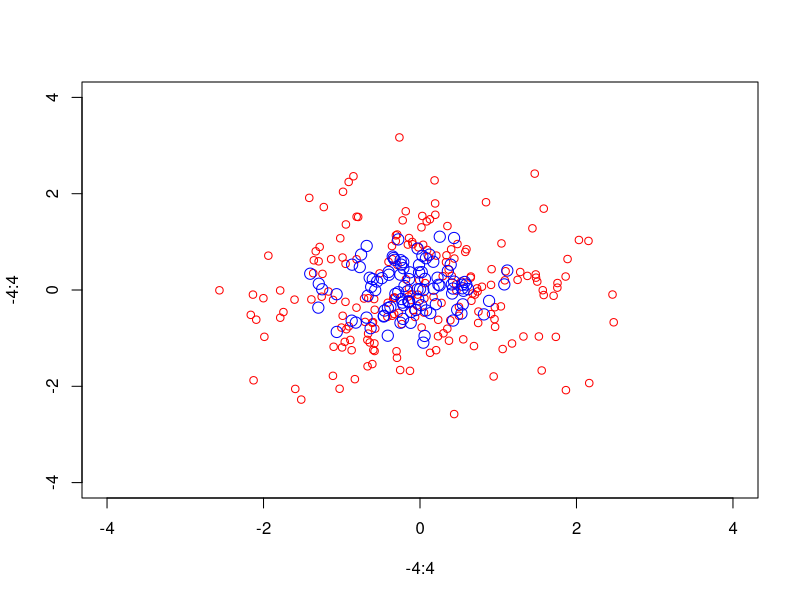
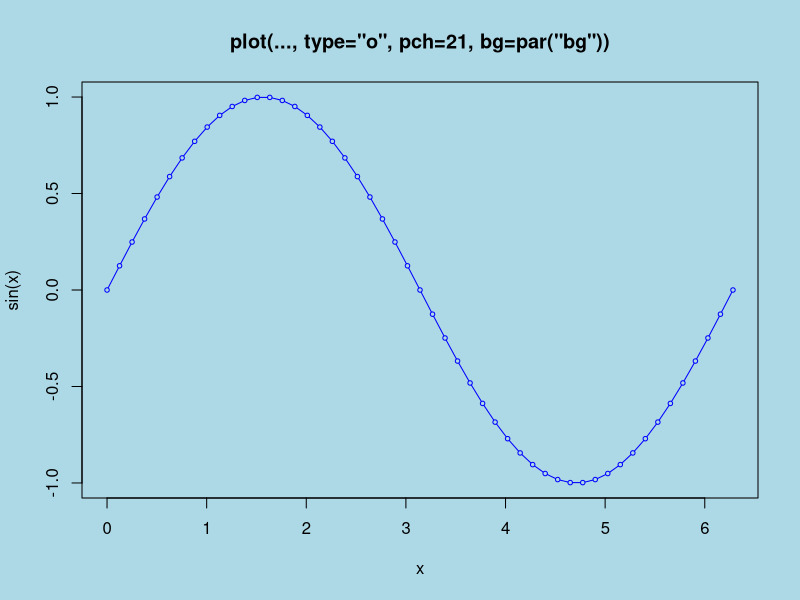
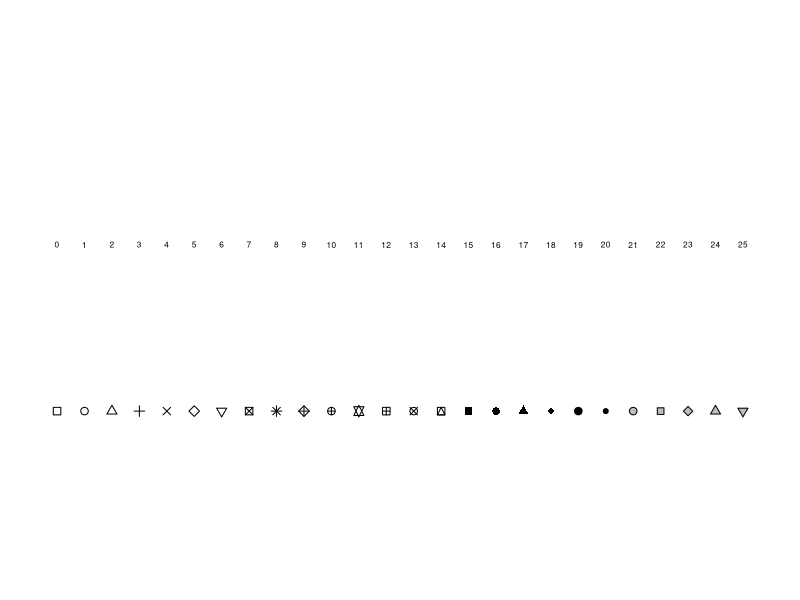
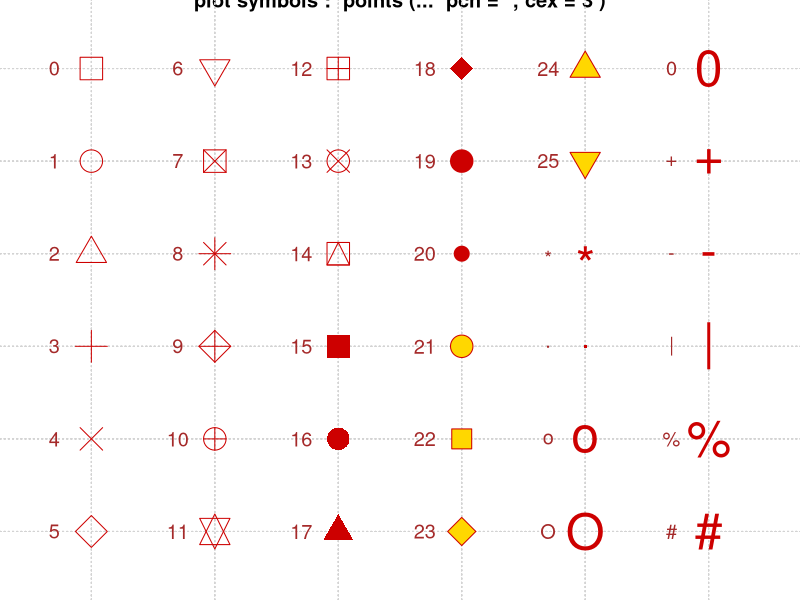
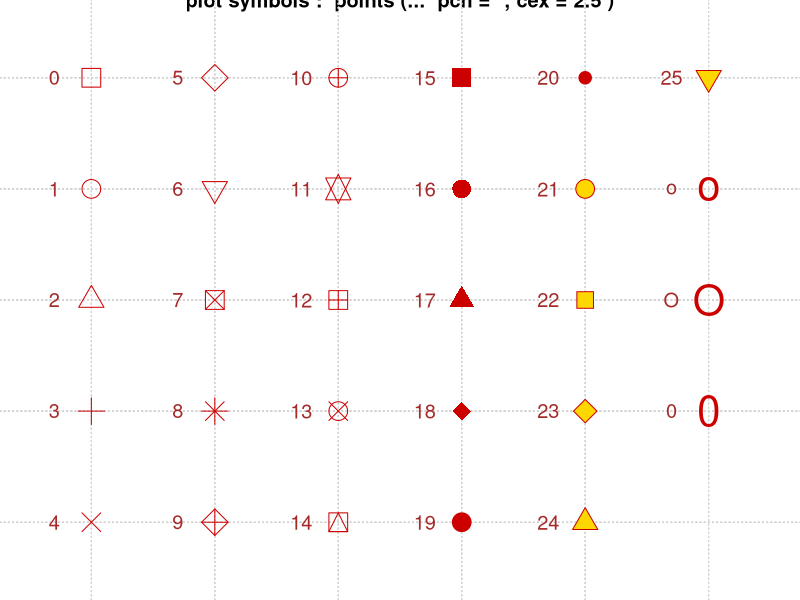
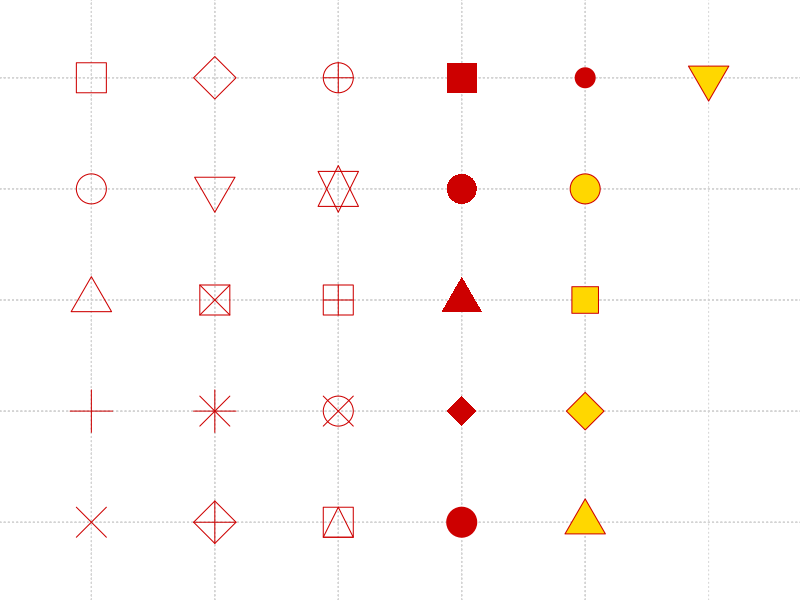
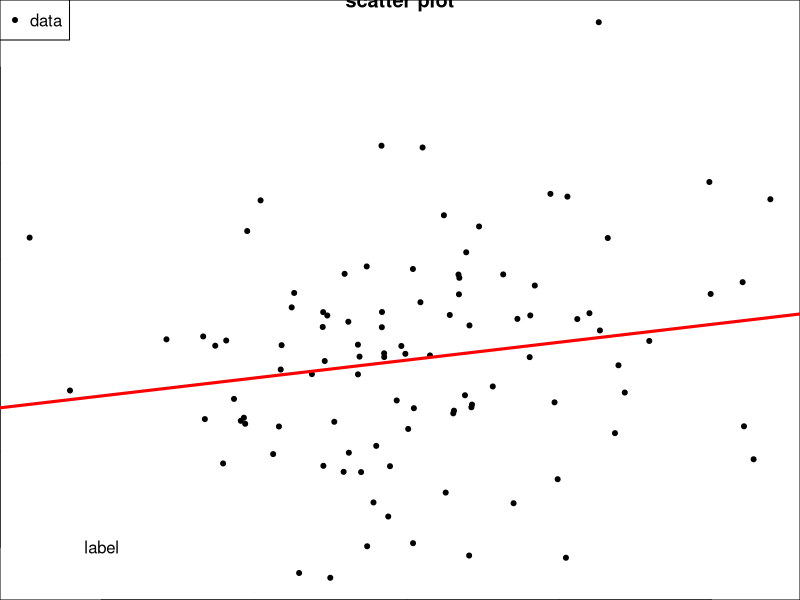
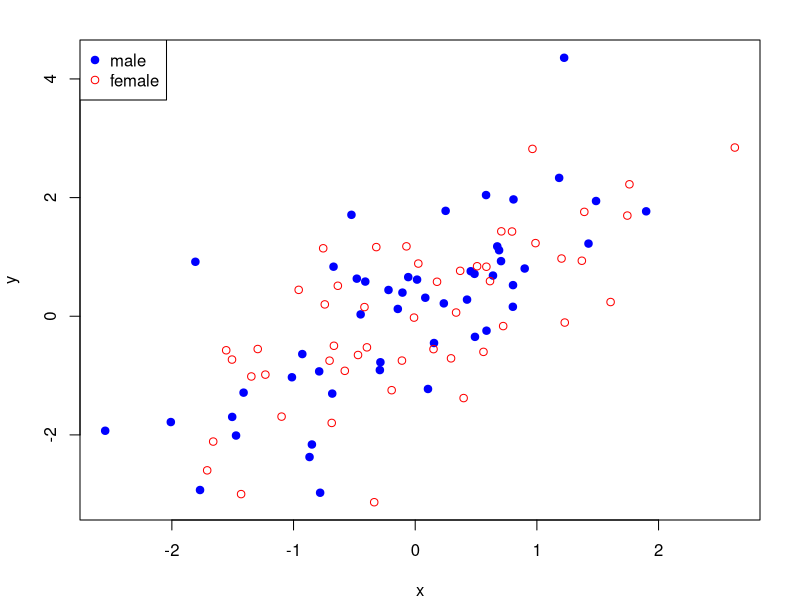

R code for these plots, in order: (Note: this script raises an error after producing the figures.)
# ----- show the example of plotting symbols
example(points)

# ----- little scatter plot demo with a model fit
x <- rnorm(100)
y <- rnorm(100)
plot(x, y, pch=20, xlab="Weight", ylab="Height")
title("scatter plot")
text(-2, -2, "label")
legend("topleft", legend="data", pch=20)
fit <- lm(y ~ x)
abline(fit, lwd=3, col="red")

# ----- separate groups of data points
par(mfrow=c(1,1),mar=c(4,4,2,2))
x <- rnorm(100)
y <- x + rnorm(100)
g <- gl(2, 50, labels=c("Male", "Female"))
plot(x, y, type="n") # not display anything on the canvas
points(x[g=="Male"],y[g=="Male"],col="blue",pch=19)
points(x[g=="Female"],y[g=="Female"],col="red")
legend("topleft", legend=c("male","female"), col=c("blue","red"), pch=c(19,1))

# ----- ----- ----- ----- Base Graphics ----- ----- ----- ----- # 
# 1. initialize a new plot
# 2. annotate an existing plot
# It offers a high degree of control over plotting

# ----- Simple Base Graphics: Histogram, Scatter,Boxplot
library(datasets)
hist(airquality$Ozone)
with(airquality,plot(Wind,Ozone))
airquality <- transform(airquality,Month=factor(Month))
boxplot(Ozone ~ Month, airquality, xlab="Month", ylab="Ozone")

# ----- Some important Base Graphics Parameters
colors()
par(bg="gray")
with(airquality,plot(Wind,Ozone,pch="a",col="red")) # take a character element
with(airquality,plot(Wind,Ozone,pch=3,col="blue"))  # take a shape element (numbered)
with(airquality,plot(Wind,Ozone,xlab="windy",ylab="O3"))

# ----- multiple panels on one canvas
par(mfrow = c(2, 3))
for (i in 1:6) {
    with(airquality,plot(Wind,Ozone,xlab="windy",ylab="O3",col=colors()[i]))    
}

# ----- margin of a plot (bottom->left->top->right)
par("mar"=c(5,4,3,3))
with(airquality,plot(Wind,Ozone,xlab="windy",ylab="O3",col=colors()[i]))

# ----- lines/points/text/title/mtext/axis
par(mfrow = c(1, 1))
with(airquality,plot(Wind,Ozone,xlab="windy",ylab="O3",col="blue"))
title(main = "Ozone and Wind")
with(subset(airquality,Month==5),points(Wind,Ozone,col="red"))
lines()

# ----- type = "n"
with(airquality,plot(Wind,Ozone,type="n")) # just set up the canvas
with(subset(airquality,Month=!5),points(Wind,Ozone,col="red"))
with(subset(airquality,Month==5),points(Wind,Ozone,col="blue"))
legend("topright",pch=1,col=c("red","blue"),legend=c("May","Other months"))

# ----- Regression Line *** 
with(airquality,plot(Wind,Ozone,main="Ozone and Wind in New York City",pch=20))
model <- lm(Ozone ~ Wind, airquality)
abline(model,lwd=2)

# ----- Multiple Panels within with()
par(mfrow = c(1,2))
with(airquality,{
    plot(Wind,Ozone,main="Ozone and Wind")    
    plot(Solar.R,Ozone,main="Ozone and Solar Radiation")
})

# ----- set inner margin and outer margin
par(mfrow=c(1,3), mar=c(4,4,2,1), oma=c(0,0,2,0))
with(airquality,{
    plot(Wind,Ozone,main="Ozone and Wind")    
    plot(Solar.R,Ozone,main="Ozone and Solar Radiation")
    plot(Temp,Ozone,main="Ozone and Temperature")    
})
mtext("New York City",outer=TRUE, side=3, at=c(0.5))

# ----- little function to reset par() and call par(resetPar())
resetPar <- function() {
    dev.new()
    op <- par(no.readonly = TRUE)
    dev.off()
    op
}